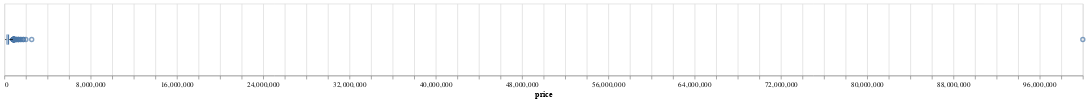

Notebook cell for this chart:
### Markdown cell above
### Variable lists

### Code cell
# Mit 100M+ Outlier
alt.Chart(df_pred_resp).mark_boxplot().encode(
    x=alt.X("price:Q").scale(zero=False)
    ).properties(width=1500, height=100)

### Figure 1 — Vega-Lite specification as saved in the notebook (floating-point values rounded to 4 significant figures; data arrays with more than 128 entries replaced by an {"elided": "..."} marker saying what was removed)
{"config": {"view": {"continuousWidth": 300, "continuousHeight": 300}}, "data": {"name": "data-e6e6a1e14f5027850c78659336fa3ca9"}, "mark": {"type": "boxplot"}, "encoding": {"x": {"field": "price", "scale": {"zero": false}, "type": "quantitative"}}, "height": 100, "width": 1500, "$schema": "https://vega.github.io/schema/vega-lite/v5.16.3.json", "datasets": {"data-e6e6a1e14f5027850c78659336fa3ca9": {"elided": "948 records"}}}
